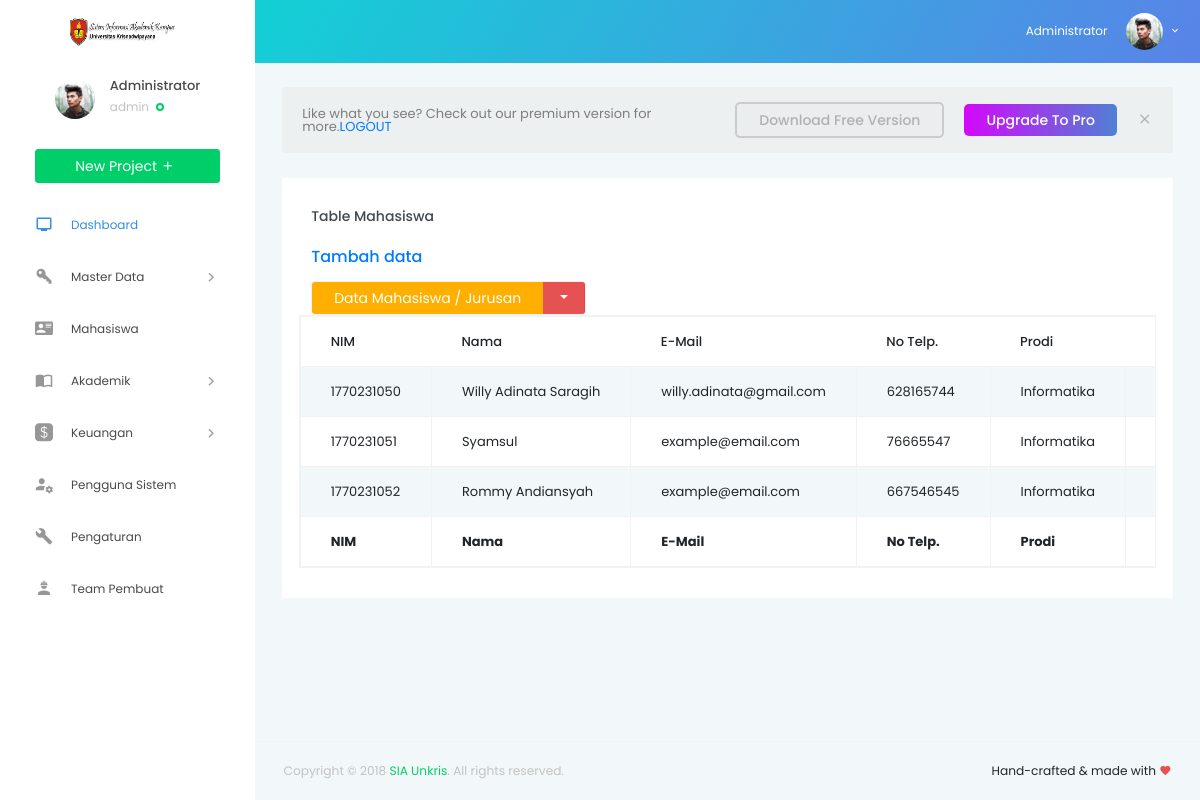
Page /mahasiswa/index.php (signed in) on the earlier database version.
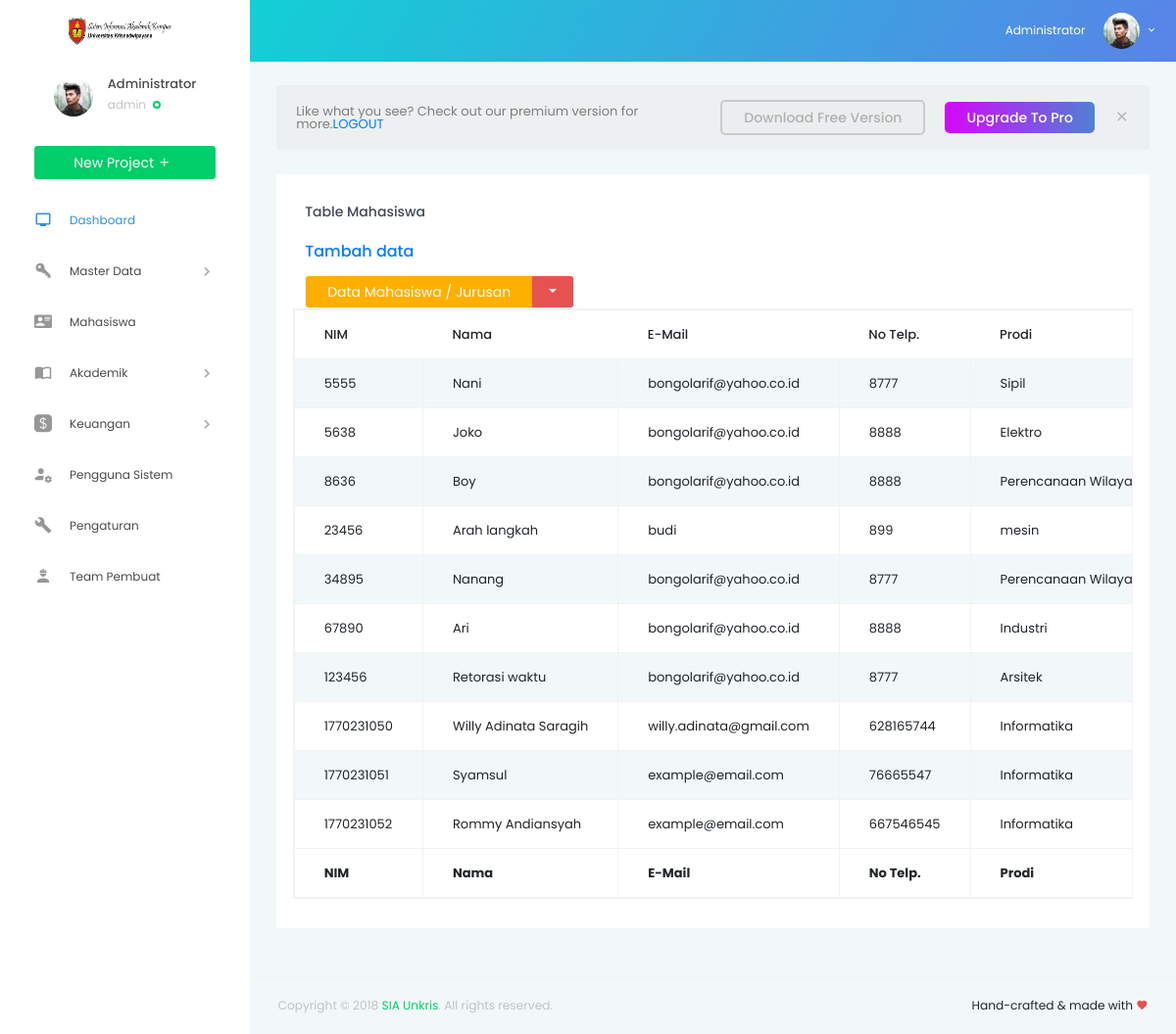
Same page on the later database version.
### tables this page shows
CREATE TABLE `data_mahasiswa` (
  `nim` int(50) NOT NULL,
  `nama` varchar(50) NOT NULL,
  `email` varchar(50) NOT NULL,
  `no_telp` int(50) NOT NULL,
  `prodi` varchar(100) NOT NULL,
  `shift` varchar(100) NOT NULL,
  `status` varchar(50) NOT NULL
);

### mahasiswa/index.php (the view, shortened to what this page needs)
<!DOCTYPE html>
<html lang="en">
<head>
  <link rel="stylesheet" href="../vendors/iconfonts/mdi/css/materialdesignicons.min.css">
  <link rel="stylesheet" href="../vendors/css/vendor.bundle.base.css">
  <link rel="stylesheet" href="../vendors/css/vendor.bundle.addons.css">
  <link rel="stylesheet" href="../public/css/style.css">
</head>
<body>
  <div class="container-scroller">
      <?php require "../partials/_navbar.php"; ?>
    <div class="container-fluid page-body-wrapper">
      <?php require "../partials/_sidebar.php"; ?>
      <div class="main-panel">
        <div class="content-wrapper">
          <div class="row purchace-popup">
            <div class="col-12">
              <span class="d-block d-md-flex align-items-center">
                <p>Like what you see? Check out our premium version for more.<a href="../sistem/logout.php">LOGOUT</a></p>
                <a class="btn ml-auto download-button d-none d-md-block" href="https://github.com/BootstrapDash/StarAdmin-Free-Bootstrap-Admin-Template" target="_blank">Download Free Version</a>
                <a class="btn purchase-button mt-4 mt-md-0" href="https://www.bootstrapdash.com/product/star-admin-pro/" target="_blank">Upgrade To Pro</a>
                <i class="mdi mdi-close popup-dismiss d-none d-md-block"></i>
              </span>
            </div>
          </div>
          <div class="row">
        <div class="col-lg-12 grid-margin stretch-card">
          <div class="card">
            <div class="card-body">
              <h4 class="card-title">Table Mahasiswa</h4>
              <h5 class="card-description">
                <a href="input.php">Tambah data</a>
              </h5>
              <div class="btn-group">
                <button type="button" class="btn btn-warning">Data Mahasiswa / Jurusan</button>
                <button type="button" class="btn btn-danger dropdown-toggle dropdown-toggle-split" data-toggle="dropdown">
                </button>
              </div>
				  <div class="m-form m-form--label-align-right m--margin-top-20 m--margin-bottom-30">
          <div class="row">
          <?php
          $sql = 'SELECT nim, nama, email, no_telp, prodi, shift, status FROM data_mahasiswa';
          $query = mysqli_query($conn, $sql);
          echo '<table id="example" class="table table-striped table-bordered table-responsive" style="width:100%">
            <thead>
            <tr>
                <th>NIM</th>
                <th>Nama</th>
                <th>E-Mail</th>
                <th>No Telp.</th>
                <th>Prodi</th>
                <th>Shift</th>
                <th>Status</th>
                <th>Action</th>
            </tr>
            </thead>
                <tbody>';
                      while ($row = mysqli_fetch_array($query)) {
                        echo "<tr>";
                        echo "<td>".$row['nim']."</td>";
                        echo "<td>".$row['nama']."</td>";
                        echo "<td>".$row['email']."</td>";
                        echo "<td>".$row['no_telp']."</td>";
                        echo "<td>".$row['prodi']."</td>";
                        echo "<td>".$row['shift']."</td>";
                        echo "<td align='center'><a href='form-edit.php?nim=$row[nim]'>Edit</a> | <a href='delete.php?nim=$row[nim]'>Delete</a></td></tr>";
                      }
                      echo '
              </tbody>
              <tfoot>
                <tr>
                    <th>NIM</th>
                    <th>Nama</th>
                    <th>E-Mail</th>
                    <th>No Telp.</th>
                    <th>Prodi</th>
                    <th>Shift</th>
                    <th>Status</th>
                    <th>Action</th>
                </tr>
            </tfoot>
            </table>';
            ?>
                  </div>
                  </div>
                </div>
              </div>
            </div>
       	  </div>
        </div>
        <?php require "../partials/_fotter.php"; ?>
      </div>
    </div>
  </div>
</body>
</html>

### partials/_navbar.php (shortened to what this page needs)
<nav class="navbar default-layout col-lg-12 col-12 p-0 fixed-top d-flex flex-row">
      <div class="text-center navbar-brand-wrapper d-flex align-items-top justify-content-center">
        <a class="navbar-brand brand-logo" href="index.html">
          <img src="../public/images/logo.png" alt="logo" height="100px" />
        </a>
      </div>
      <div class="navbar-menu-wrapper d-flex align-items-center">
        <ul class="navbar-nav navbar-nav-left header-links d-none d-md-flex">
        </ul>
        <ul class="navbar-nav navbar-nav-right">
          <li class="nav-item dropdown d-none d-xl-inline-block">
            <a class="nav-link dropdown-toggle" id="UserDropdown" href="#" data-toggle="dropdown" aria-expanded="false">
              <span class="profile-text"><?php echo $_SESSION['nama'];?></span>
              <img class="img-xs rounded-circle" src="../public/images/faces/face1.jpg" alt="Profile image">
            </a>
          </li>
        </ul>
      </div>
    </nav>

### partials/_sidebar.php (shortened to what this page needs)
<nav class="sidebar sidebar-offcanvas" id="sidebar">
        <ul class="nav">
          <li class="nav-item nav-profile">
            <div class="nav-link">
              <div class="user-wrapper">
                <div class="profile-image">
                  <img src="../public/images/faces/face1.jpg" alt="profile image">
                </div>
                <div class="text-wrapper">
                  <p class="profile-name"><?php echo $_SESSION['nama'];?></p>
                  <div>
                    <small class="designation text-muted"><?php echo $_SESSION['level'];?></small>
                    <span class="status-indicator online"></span>
                  </div>
                </div>
              </div>
              <button class="btn btn-success btn-block">New Project
                <i class="mdi mdi-plus"></i>
              </button>
            </div>
          </li>
          <li class="nav-item <?php if ($page == "dashboard") echo "active"; ?>" >
            <a class="nav-link" href="../dashboard/index.php">
              <i class="menu-icon mdi mdi-television"></i>
              <span class="menu-title">Dashboard</span>
            </a>
          </li>
          <li class="nav-item">
            <a class="nav-link" data-toggle="collapse" href="#ui-master" aria-expanded="false" aria-controls="ui-master">
              <i class="menu-icon mdi mdi-key-variant"></i>
              <span class="menu-title">Master Data</span>
              <i class="menu-arrow"></i>
            </a>
          </li>
          <li class="nav-item <?php if ($page == "mahasiswa") echo "active"; ?>">
            <a class="nav-link" href="../mahasiswa">
              <i class="menu-icon mdi mdi-account-card-details"></i>
              <span class="menu-title">Mahasiswa</span>
            </a>
          </li>
          <li class="nav-item">
            <a class="nav-link" data-toggle="collapse" href="#ui-akademik" aria-expanded="false" aria-controls="ui-akademik">
              <i class="menu-icon mdi mdi-book-open-variant"></i>
              <span class="menu-title">Akademik</span>
              <i class="menu-arrow"></i>
            </a>
          </li>
          <li class="nav-item">
            <a class="nav-link" data-toggle="collapse" href="#ui-keuangan" aria-expanded="false" aria-controls="ui-keuangan">
              <i class="menu-icon mdi mdi-square-inc-cash"></i>
              <span class="menu-title">Keuangan</span>
              <i class="menu-arrow"></i>
            </a>
          <li class="nav-item <?php if ($page == "penggunasistem") echo "active"; ?>">
            <a class="nav-link" href="#">
              <i class="menu-icon mdi mdi-account-settings-variant"></i>
              <span class="menu-title">Pengguna Sistem</span>
            </a>
          </li>
          <li class="nav-item <?php if ($page == "pengaturan") echo "active"; ?>">
            <a class="nav-link" href="#">
              <i class="menu-icon mdi mdi-wrench"></i>
              <span class="menu-title">Pengaturan</span>
            </a>
          </li>
          <li class="nav-item <?php if ($page == "team") echo "active"; ?>">
            <a class="nav-link" href="#">
              <i class="menu-icon mdi mdi-worker"></i>
              <span class="menu-title">Team Pembuat</span>
            </a>
          </li>
        </ul>
      </nav>

### partials/_fotter.php
<footer class="footer">
          <div class="container-fluid clearfix">
            <span class="text-muted d-block text-center text-sm-left d-sm-inline-block">Copyright © 2018
              <a href="https://localhost/siaunkris/" target="_blank">SIA Unkris</a>. All rights reserved.</span>
            <span class="float-none float-sm-right d-block mt-1 mt-sm-0 text-center">Hand-crafted & made with
              <i class="mdi mdi-heart text-danger"></i>
            </span>
          </div>
        </footer>

### mahasiswa/index.php (style rules this page uses)
table { width:100%; }

Differences in the rows shown:
added data_mahasiswa: nim "5555", nama "Nani", email "bongolarif@yahoo.co.id", no_telp "8777", prodi "Sipil"
added data_mahasiswa: nim "5638", nama "Joko", email "bongolarif@yahoo.co.id", no_telp "8888", prodi "Elektro"
added data_mahasiswa: nim "8636", nama "Boy", email "bongolarif@yahoo.co.id", no_telp "8888", prodi "Perencanaan…"
added data_mahasiswa: nim "23456", nama "Arah langkah", email "budi", no_telp "899", prodi "mesin"
added data_mahasiswa: nim "34895", nama "Nanang", email "bongolarif@yahoo.co.id", no_telp "8777", prodi "Perencanaan…"
added data_mahasiswa: nim "67890", nama "Ari", email "bongolarif@yahoo.co.id", no_telp "8888", prodi "Industri"
added data_mahasiswa: nim "123456", nama "Retorasi waktu", email "bongolarif@yahoo.co.id", no_telp "8777", prodi "Arsitek"
